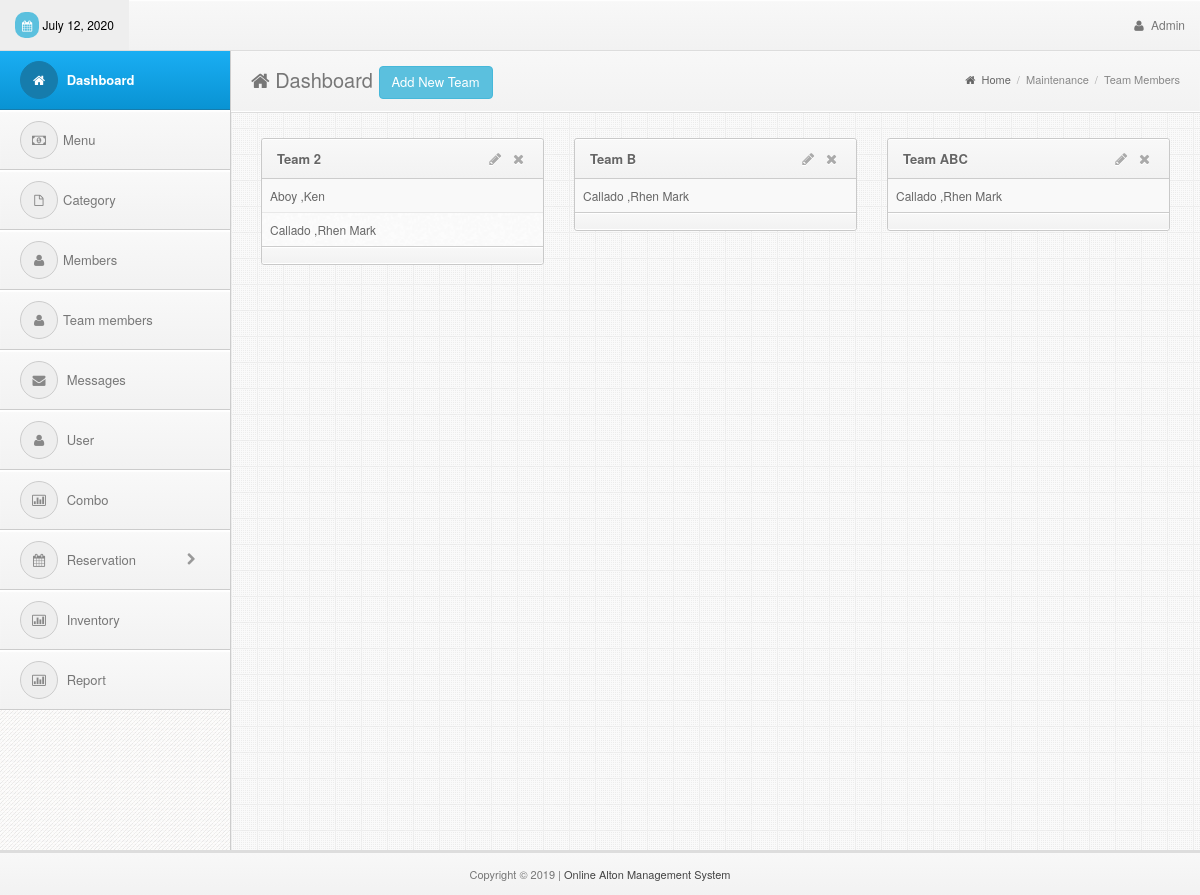
The page /admin/team_members.php (signed in) on the database its author committed.
### tables this page shows
CREATE TABLE `team_member` (
  `team_member_id` int(11) NOT NULL AUTO_INCREMENT,
  `team_id` int(11) NOT NULL,
  `member_id` int(11) NOT NULL,
  PRIMARY KEY (`team_member_id`)
);

CREATE TABLE `team` (
  `team_id` int(11) NOT NULL AUTO_INCREMENT,
  `team_name` varchar(50) NOT NULL,
  PRIMARY KEY (`team_id`)
);

CREATE TABLE `member` (
  `member_id` int(11) NOT NULL AUTO_INCREMENT,
  `member_last` varchar(15) NOT NULL,
  `member_first` varchar(15) NOT NULL,
  `member_status` varchar(10) NOT NULL,
  `member_contact` varchar(30) NOT NULL,
  `member_address` varchar(100) NOT NULL,
  PRIMARY KEY (`member_id`)
);

### admin/team_members.php (the view, shortened to what this page needs)
<!DOCTYPE html>
<html lang="en">
<head>
  <?php include('../includes/links.php');?>
</head>
<body>
<div class="navbar navbar-fixed-top bs-docs-nav" role="banner">
    <div class="conjtainer">
      <?php include('../includes/topbar.php');?>
    </div>
  </div>
<div class="content" style="margin-top:10px">
    <?php include('../includes/sidebar.php');?>
    <div class="mainbar">
      <div class="page-head">
        <h2 class="pull-left"><i class="fa fa-home"></i> Dashboard
          <a href="#addModal" class="btn btn-info" data-toggle="modal">Add New Team</a>
        </h2>
        <div class="bread-crumb pull-right">
          <a href="index.html"><i class="fa fa-home"></i> Home</a>
          <span class="divider">/</span>
          <a href="#" class="bread-current">Maintenance</a>
          <span class="divider">/</span>
          <a href="#" class="bread-current">Team Members</a>
        </div>
        <div class="clearfix"></div>
      </div>
      <div class="matter">
        <div class="container">
          <div class="row">
            <div class="col-md-12">
<?php
include('../includes/dbcon.php');
    $query=mysqli_query($con,"select * from team natural join team_member group by team_id")or die(mysqli_error($con));
      while ($row=mysqli_fetch_array($query)){
        $id=$row['team_id'];
        $team=$row['team_name'];
?>
              <div class="col-md-4">
              <div class="widget">
                <div class="widget-head">
                  <div class="pull-left"><?php echo $team;?></div>
                  <div class="widget-icons pull-right">
                    <a href="#update" data-target="#update<?php echo $id;?>" data-toggle="modal"><i class="fa fa-pencil "></i></a>
                    <a href="#delete" data-target="#delete<?php echo $id;?>" data-toggle="modal"><i class="fa fa-times"></i></a>
                  </div>
                  <div class="clearfix"></div>
                </div>
                <div class="widget-content referrer">
                  <table class="table table-striped table-bordered table-hover">
                    <tbody>
<?php
    $query1=mysqli_query($con,"select * from team_member natural join member where team_id='$id'")or die(mysqli_error($con));
      while ($row1=mysqli_fetch_array($query1)){
        $last=$row1['member_last'];
        $first=$row1['member_first'];
?>
                    <tr>
                      <td><?php echo $last." ,".$first;?></td>
                    </tr>
<?php }?>
                  </tbody></table>
                  <div class="widget-foot">
                  </div>
                </div>
              </div>
            </div>
            <?php }?>
            </div>
          </div>
        </div>
      </div>
    </div>
</div>
<?php include('../includes/footer.php');?>
</body>
</html>

### admin/css/style.css (style rules this page uses)
body { font-size: 12px; line-height: 22px; color: #666; border-top: 3px solid #eee; background:#343434 url("../img/back.png") repeat; padding-top: 37px; -webkit-font-smoothing: antialiased; }
h1,h2,h3,h4,h5,h6 { padding: 2px 0px; margin: 2px 0px; color: #777; }
h2 { font-size: 25px; line-height: 35px; }
a { color: #026b9c; }
.navbar * { font-weight: normal !important; text-shadow:none !important; }
.navbar { background-color: #f8f8f8; background: -webkit-gradient(linear, left top, left bottom, from(#f8f8f8), to(#f2f2f2)); background: -webkit-linear-gradient(top, #f8f8f8, #f2f2f2); background: -moz-linear-gradient(top, #f8f8f8, #f2f2f2); background: -ms-linear-gradient(top, #f8f8f8, #f2f2f2); background: -o-linear-gradient(top, #f8f8f8, #f2f2f2); background: linear-gradient(top, #f8f8f8, #f2f2f2); border-bottom: 1px solid #ddd; box-shadow: inset 0px 1px 1px #fff; }
.mainbar { position: relative; margin-left: 230px; margin-right: 0px; width: auto; background:#eee url("../img/main-back.png") repeat; border-left: 1px solid #ccc; z-index: 50; min-height: 800px; }
.mainbar .container { max-width:100% !important; width: 100% !important; }
.mainbar .page-head { background-color: #f8f8f8; background: -webkit-gradient(linear, left top, left bottom, from(#f8f8f8), to(#f2f2f2)); background: -webkit-linear-gradient(top, #f8f8f8, #f2f2f2); background: -moz-linear-gradient(top, #f8f8f8, #f2f2f2); background: -ms-linear-gradient(top, #f8f8f8, #f2f2f2); background: -o-linear-gradient(top, #f8f8f8, #f2f2f2); background: linear-gradient(top, #f8f8f8, #f2f2f2); padding: 8px 20px; border-bottom: 1px solid #fff; box-shadow: inset 0px 1px 1px #fff; }
.mainbar .page-head h2 { font-weight: normal; font-size: 20px; }
.mainbar .bread-crumb { font-size: 11px; margin-top: 10px; color: #aaa; }
.mainbar .bread-crumb i { margin-right: 3px; }
.mainbar .bread-crumb .divider { margin: 0px 3px; }
.mainbar .bread-crumb a { color: #666; }
.mainbar .bread-crumb a.bread-current { color: #888; }
.mainbar .matter { border-top: 1px solid #ddd; padding: 15px 0px; }
.widget { border: 1px solid #c9c9c9; border-radius: 3px; margin-top: 10px; margin-bottom: 20px; background: #fafafa url('../img/cream.png') repeat; }
.widget .table * { border-color:#e8e8e8 !important; }
.widget .table.table-bordered { margin-bottom:0px; border:0px; }
.widget .table.table-bordered tr:first-child td { border-top:0px; }
.widget .table.table-bordered tr:last-child td { border-bottom:0px; }
.widget .table.table-bordered td { border-right:1px solid #ddd; }
.widget .table.table-bordered tr td:first-child { border-left:0px; }
.widget .table.table-bordered td:last-child { border-right:0px; }
.widget .widget-head,.modal-header { background-color: #f8f8f8; background: -webkit-gradient(linear, left top, left bottom, from(#f8f8f8), to(#f2f2f2)); background: -webkit-linear-gradient(top, #f8f8f8, #f2f2f2); background: -moz-linear-gradient(top, #f8f8f8, #f2f2f2); background: -ms-linear-gradient(top, #f8f8f8, #f2f2f2); background: -o-linear-gradient(top, #f8f8f8, #f2f2f2); background: linear-gradient(top, #f8f8f8, #f2f2f2); border-top-right-radius: 3px; border-top-left-radius: 3px; text-shadow:0px 1px #fff; border-bottom: 1px solid #ccc; border-top: 1px solid #fff; color: #666; font-size: 13px; font-weight: bold; padding: 8px 15px; }
.widget .widget-head .widget-icons i { font-size: 14px; margin: 0px 4px; }
.widget .widget-head .widget-icons a { color: #aaa; }
.widget .widget-foot, .modal-footer { background-color: #f8f8f8; background: -webkit-gradient(linear, left top, left bottom, from(#f8f8f8), to(#f2f2f2)); background: -webkit-linear-gradient(top, #f8f8f8, #f2f2f2); background: -moz-linear-gradient(top, #f8f8f8, #f2f2f2); background: -ms-linear-gradient(top, #f8f8f8, #f2f2f2); background: -o-linear-gradient(top, #f8f8f8, #f2f2f2); background: linear-gradient(top, #f8f8f8, #f2f2f2); border-bottom-right-radius: 3px; border-bottom-left-radius: 3px; text-shadow:0px 1px #fff; border-bottom: 1px solid #fff; border-top: 1px solid #ccc; padding: 8px 15px; font-size: 12px; color: #555; box-shadow: inset 0px 1px 1px #fff; }

### rows shown on the page
team_member: team.team_name "Team 2", member.member_last "Aboy", member.member_first "Ken"
team_member: member.member_last "Callado", member.member_first "Rhen Mark"
team_member: team.team_name "Team B", member.member_last "Callado", member.member_first "Rhen Mark"
team_member: team.team_name "Team ABC", member.member_last "Callado", member.member_first "Rhen Mark"
